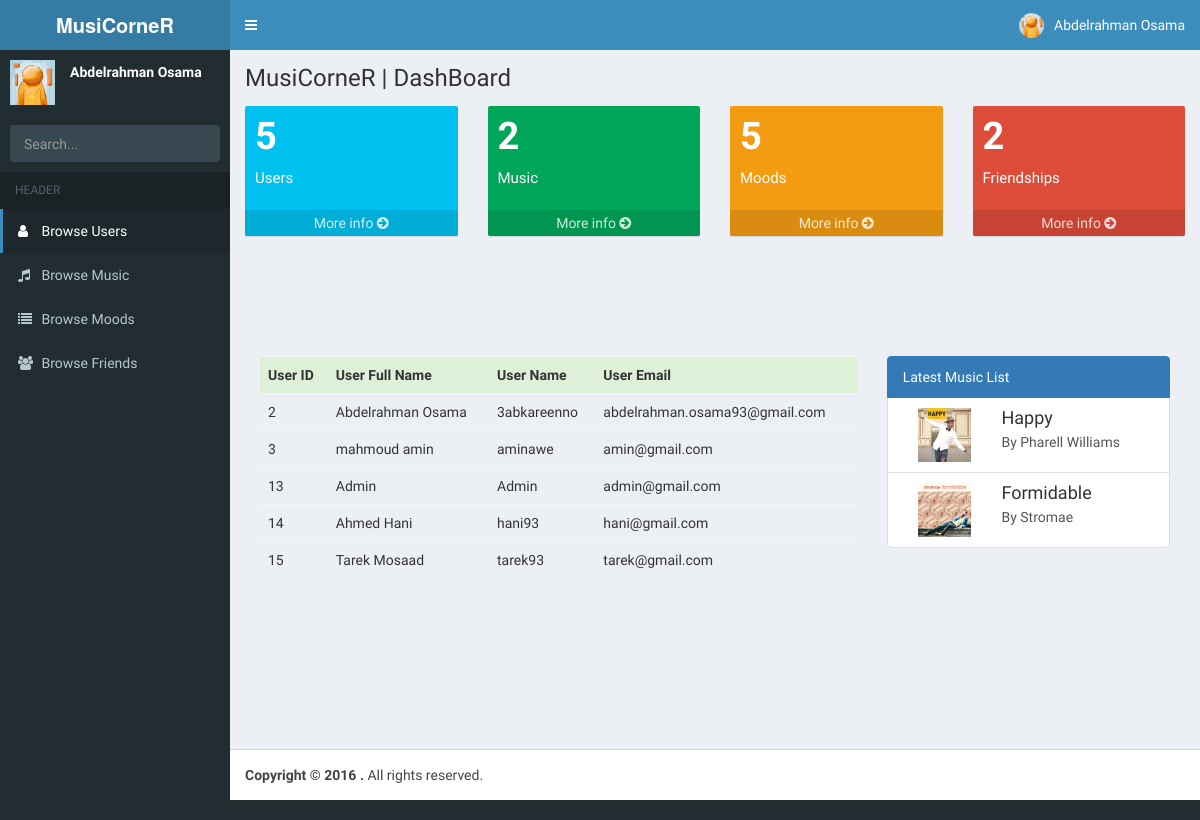
The page /dashboard/index.php (signed in) on the database its author committed.
### tables this page shows
CREATE TABLE `users` (
  `id` int(15) NOT NULL,
  `full name` text NOT NULL,
  `username` varchar(150) NOT NULL,
  `email` varchar(150) NOT NULL,
  `password` varchar(150) NOT NULL,
  `profile picture` varchar(250) NOT NULL,
  `role` text NOT NULL
);

### dashboard/index.php (the view, shortened to what this page needs)
<?php session_start();
	include '../includes/connection.php';
	if(isset($_SESSION['email']) && isset($_SESSION['password']) == true){
		$current_email = $_SESSION['email'];
		$homepage_query = "SELECT * FROM `users` WHERE `email` = '$current_email'";
		$result = mysqli_query($connection, $homepage_query);
			while($rows = mysqli_fetch_array($result)){
				if(mysqli_num_rows($result) == 1 ){
					$fullname = $rows['full name'];
					$profile_pic = $rows['profile picture'];
				}
			}
	} else {
		header('Location: home.php');
	}
?>
<!DOCTYPE html>
<html>
  <head>
    <link rel="stylesheet" href="bootstrap/css/bootstrap.min.css">
    <link rel="stylesheet" href="https://cdnjs.cloudflare.com/ajax/libs/font-awesome/4.5.0/css/font-awesome.min.css">
    <link rel="stylesheet" href="https://cdnjs.cloudflare.com/ajax/libs/ionicons/2.0.1/css/ionicons.min.css">
    <link rel="stylesheet" href="dist/css/AdminLTE.min.css">
    <link rel="stylesheet" href="dist/css/skins/skin-blue.min.css">
  </head>
  <body class="hold-transition skin-blue sidebar-mini">
    <div class="wrapper">
			<?php include "includes/header.php" ?>
			<?php include "includes/sidebar.php" ?>
      <div class="content-wrapper">
        <section class="content-header">
          <h1>
            MusiCorneR | DashBoard
          </h1>
        </section>
        <section class="content">
          <div class="row">
            <div class="col-lg-3 col-xs-6">
              <div class="small-box bg-aqua">
                <div class="inner">
                  <?php
										$get_users_query = "SELECT * FROM `users` WHERE 1";
										$fire_get_users = mysqli_query($connection, $get_users_query);
										while ($users = mysqli_fetch_array($fire_get_users)) {
											$number_of_users = mysqli_num_rows($fire_get_users);
										}
										echo '<h3>'.$number_of_users.'</h3>';
									?>
                  <p>Users</p>
                </div>
                <a href="users_list.php" class="small-box-footer">More info <i class="fa fa-arrow-circle-right"></i></a>
              </div>
            </div>
            <div class="col-lg-3 col-xs-6">
              <div class="small-box bg-green">
                <div class="inner">
									<?php
										$get_music_query = "SELECT * FROM `music list` WHERE 1";
										$fire_get_music = mysqli_query($connection, $get_music_query);
										while ($music = mysqli_fetch_array($fire_get_music)) {
											$number_of_music = mysqli_num_rows($fire_get_music);
										}
										echo '<h3>'.$number_of_music.'</h3>';
									?>
                  <p>Music</p>
                </div>
                <a href="music_list.php" class="small-box-footer">More info <i class="fa fa-arrow-circle-right"></i></a>
              </div>
            </div>
            <div class="col-lg-3 col-xs-6">
              <div class="small-box bg-yellow">
                <div class="inner">
									<?php
										$get_mood_query = "SELECT * FROM `moods` WHERE 1";
										$fire_get_mood = mysqli_query($connection, $get_mood_query);
										while ($mood = mysqli_fetch_array($fire_get_mood)) {
											$number_of_moods = mysqli_num_rows($fire_get_mood);
										}
										echo '<h3>'.$number_of_moods.'</h3>';
									?>
                  <p>Moods</p>
                </div>
                <a href="moods_list.php" class="small-box-footer">More info <i class="fa fa-arrow-circle-right"></i></a>
              </div>
            </div>
            <div class="col-lg-3 col-xs-6">
              <div class="small-box bg-red">
                <div class="inner">
									<?php
										$get_friends_query = "SELECT * FROM `friends` WHERE 1";
										$fire_get_friends = mysqli_query($connection, $get_friends_query);
										while ($friend = mysqli_fetch_array($fire_get_friends)) {
											$number_of_friends = mysqli_num_rows($fire_get_friends);
										}
										echo '<h3>'.$number_of_friends.'</h3>';
									?>
                  <p>Friendships</p>
                </div>
                <a href="friends_list.php" class="small-box-footer">More info <i class="fa fa-arrow-circle-right"></i></a>
              </div>
            </div>
          </div>
        </section>
				<section class="content">
					<div class="col-md-8">
						<table class="table table-hover">
							<tr class="success active">
								<th>User ID</th>
								<th>User Full Name</th>
								<th>User Name</th>
								<th>User Email</th>
							</tr>
							<?php
								$get_users_query = "SELECT * FROM `users` WHERE 1";
								$get_users_query.=" ORDER BY id ASC LIMIT 25";
								$fire_get_users = mysqli_query($connection, $get_users_query);
								while ($users = mysqli_fetch_array($fire_get_users)) {
									$person_id = $users['id'];
									$person_fullname = $users['full name'];
									$person_username = $users['username'];
									$person_email = $users['email'];
									echo '<tr>
													<td>'.$person_id.'</td>
													<td>'.$person_fullname.'</td>
													<td>'.$person_username.'</td>
													<td>'.$person_email.'</td>
												</tr>';
								}
							 ?>
						</table>
					</div>
					<div class="col-md-4">
						<div class="list-group">
							<a href="#" class="list-group-item active">
								Latest Music List
							</a>
							<?php
									$get_latest_music = "SELECT * FROM `music list` WHERE 1";
									$get_latest_music.=" ORDER BY id DESC LIMIT 10";
									$fire_get_latest_music = mysqli_query($connection, $get_latest_music);
									while ($rows = mysqli_fetch_array($fire_get_latest_music)) {
										$music_id = $rows['id'];
										$music_pic = $rows['picture'];
										$music_name = $rows['name'];
										$music_artist = $rows['artist'];
										echo '<a href="music_profile.php?music_id='.$music_id.'" class="list-group-item">
							              <div class="col-sm-4">
							                <img src="../'.$music_pic.'" alt="...." class="img-responsive">
							               </div>
							               <div class="col-sm-8">
							                <h4 class="list-group-item-heading">'.$music_name.'</h4>
							                <p class="list-group-item-text">By '.$music_artist.'</p>
							               </div>
							               <div class="clearfix"></div>
							            </a>';
									}
							?>
						</div>
					</div>
				</section>
      </div>
      <?php echo include 'includes/footer.php'; ?>
    </div>
  </body>
</html>

### dashboard/includes/header.php (shortened to what this page needs)
<header class="main-header">
  <a href="index.php" class="logo">
    <span class="logo-lg"><b>MusiCorneR</b></span>
  </a>
  <nav class="navbar navbar-static-top">
    <a href="#" class="sidebar-toggle" data-toggle="offcanvas" role="button">
    </a>
    <div class="navbar-custom-menu">
      <ul class="nav navbar-nav">
        <li class="dropdown user user-menu">
          <a href="#" class="dropdown-toggle" data-toggle="dropdown">
            <?php echo '<img src="../'.$profile_pic.'" class="user-image" alt="User Image">'; ?>
            <?php echo '<span class="hidden-xs">'.$fullname.'</span>'; ?>
          </a>
        </li>
      </ul>
    </div>
  </nav>
</header>

### dashboard/includes/sidebar.php (shortened to what this page needs)
<aside class="main-sidebar">
  <section class="sidebar">
    <div class="user-panel">
      <div class="pull-left image">
        <?php echo '<img src="../'.$profile_pic.'" class="user-circle" alt="User Image">'; ?>
      </div>
      <div class="pull-left info">
        <?php echo '<p>'.$fullname.'</p>' ?>
      </div>
    </div>
    <?php
      $search = '';
      echo '<form action="search_result.php?search='.$search.'" method="get" class="sidebar-form">';
    ?>
      <div class="input-group">
        <input name="search" type="text" name="q" class="form-control" placeholder="Search...">
      </div>
    </form>
    <ul class="sidebar-menu">
      <li class="header">HEADER</li>
      <li class="active"><a href="users_list.php"><i class="fa fa-user"></i> <span>Browse Users</span></a></li>
      <li><a href="music_list.php"><i class="fa fa-music"></i> <span>Browse Music</span></a></li>
      <li><a href="moods_list.php"><i class="fa fa-list"></i> <span>Browse Moods</span></a></li>
      <li><a href="friends_list.php"><i class="fa fa-users"></i> <span>Browse Friends</span></a></li>
    </ul>
  </section>
</aside>

### rows shown on the page
users: profile picture (placeholder picture), full name "Abdelrahman Osama", id "2", username "3abkareenno", email "abdelrahman.osama93@gmail.com"
users: id "3", full name "mahmoud amin", username "aminawe", email "amin@gmail.com"
users: id "13", full name "Admin", username "Admin", email "admin@gmail.com"
users: id "14", full name "Ahmed Hani", username "hani93", email "hani@gmail.com"
users: id "15", full name "Tarek Mosaad", username "tarek93", email "tarek@gmail.com"
music list: picture (picture), name "Happy", artist "Pharell Williams"
music list: picture (picture), name "Formidable", artist "Stromae"

### other values the page prints
$number_of_users "5"
$number_of_music "2"
$number_of_moods "5"
$number_of_friends "2"
